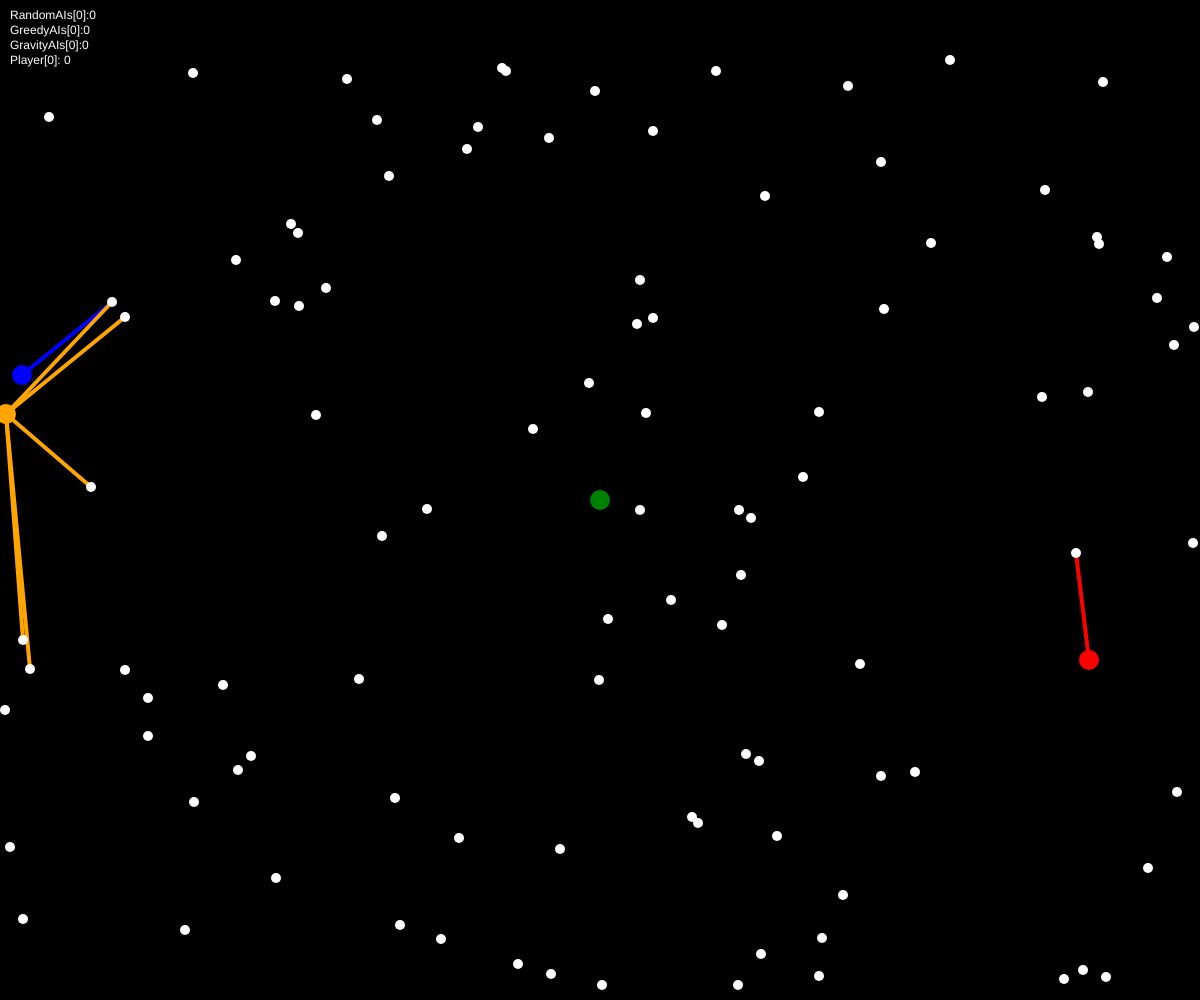
Frame 1 (no input)
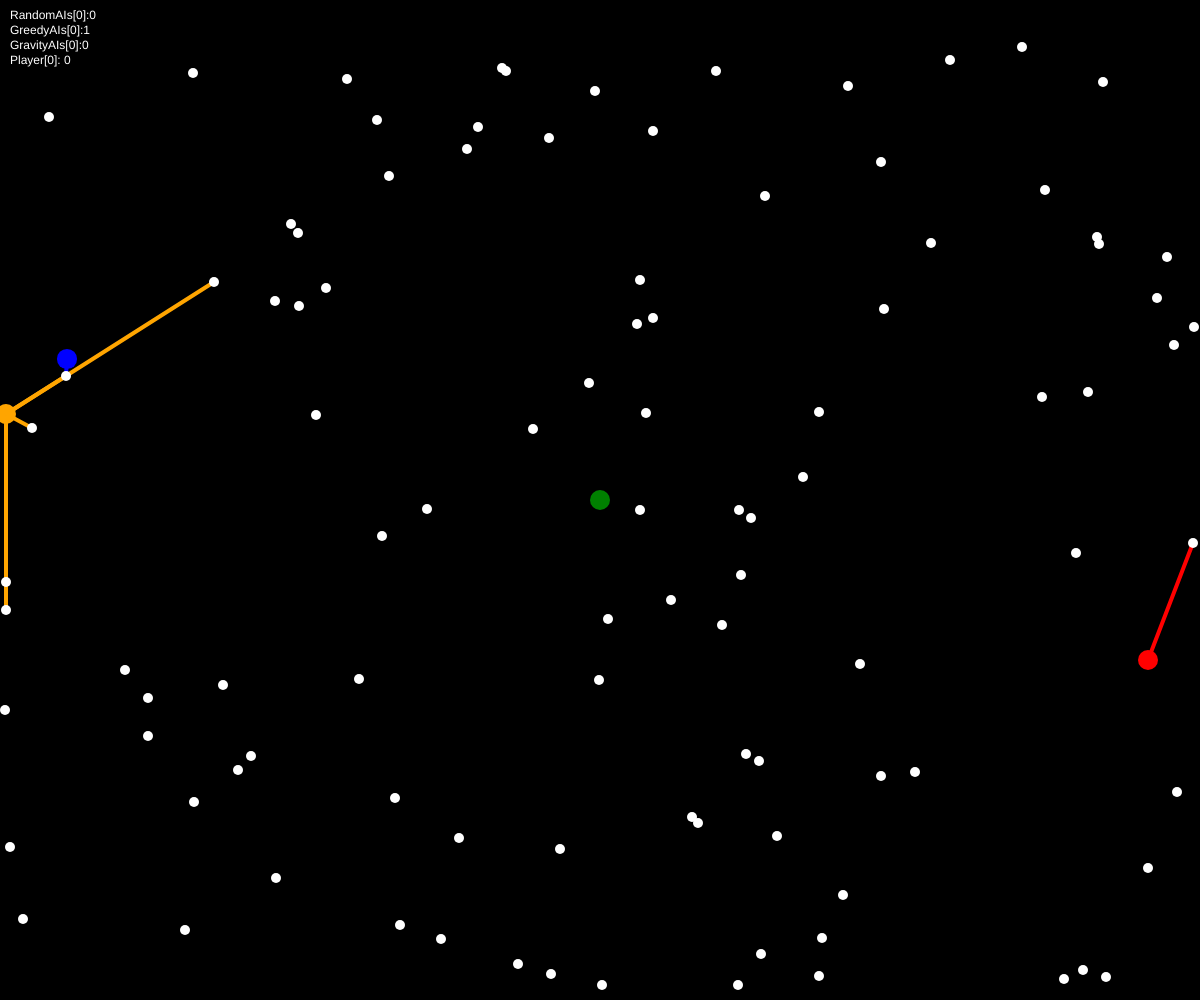
Frame 60 (no input)
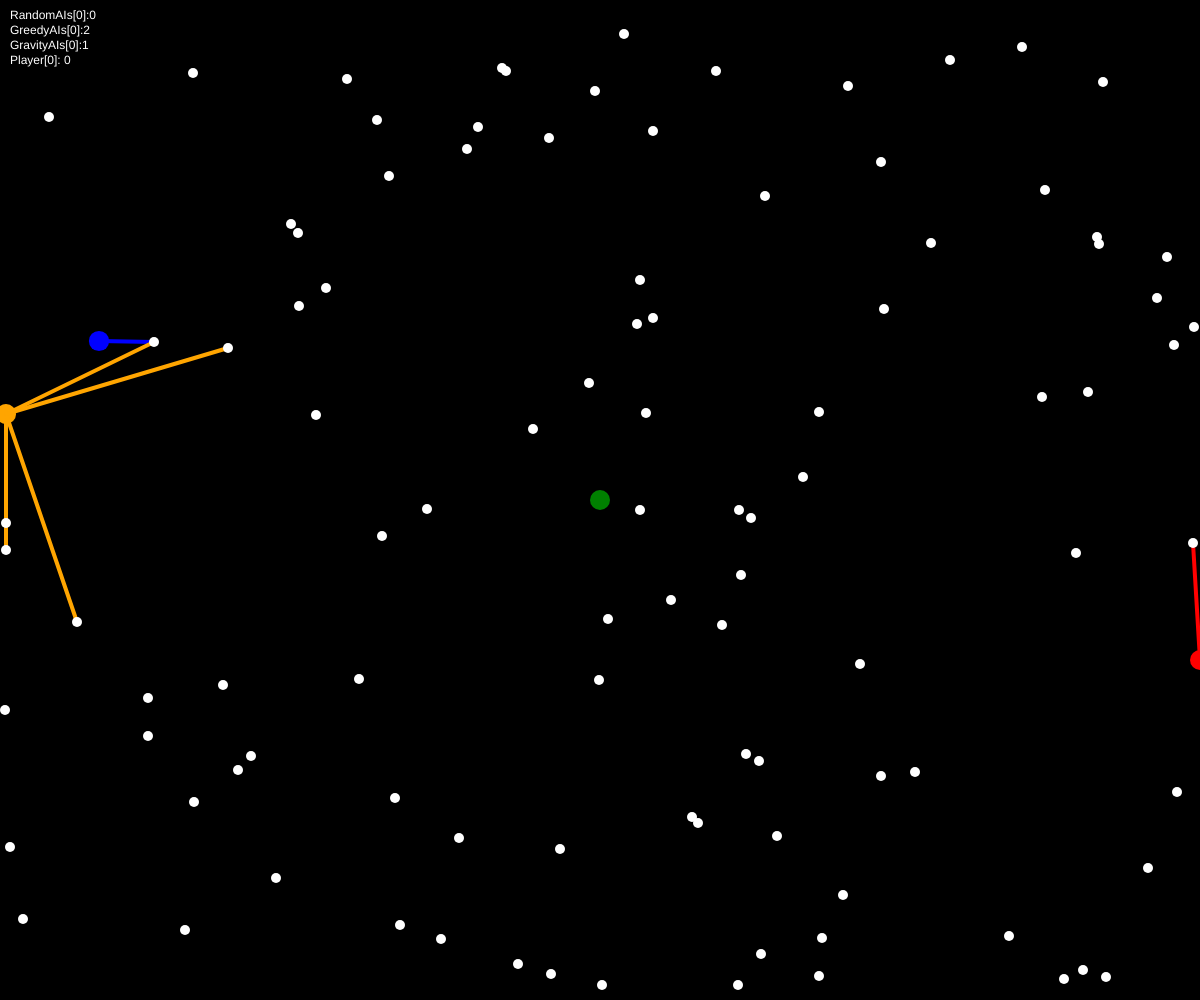
Frame 120 (the mouse pressed at the canvas centre since frame 60)

The p5.js sketch that drew these frames (run headless with seeded random() and noise() and a simulated clock; from frame 60 on, the mouse is pressed at the canvas centre):

// p5.js sketch
// ── sketch.js
let Players = [];
let Pellets = [];

let RandomAIs = [];
let BasicAIs = [];
let GreedyAIs = [];
let SpeedBasicAIs = [];
let GravityAIs = [];

const MAX_RADIUS = 70;

const INIT_PELLET_NUM = 100;

function setup() {
	createCanvas(windowWidth, windowHeight);
	background(0);

	// Create the Player
	Player1 = new Player(windowWidth/2, windowHeight/2, 2, 2, 10);
	Players.push(Player1);
	
	// Initial Generation of Pellets
	PopulatePellets(Pellets);

	// Create Adversaries for the Player
	let FirstAI = new RandomAI(ChooseRandomNumber(0, windowWidth), ChooseRandomNumber(0, windowHeight), 10, 1, 1, 1);
	RandomAIs.push(FirstAI);

	//let FirstBasicAI = new BasicAI();
	//BasicAIs.push(FirstBasicAI);

	//let FirstGreedyAI = new GreedyAI(windowWidth/2, windowHeight/2, 10, 1, 1, 1);
	let FirstGreedyAI = new GreedyAI(ChooseRandomNumber(0,windowWidth), ChooseRandomNumber(0, windowHeight), 10, 1, 1, 1);
	GreedyAIs.push(FirstGreedyAI);

	//let FirstSpeedBasicAI = new SpeedBasicAI();
	//SpeedBasicAIs.push(FirstSpeedBasicAI);

	let FirstGravityAI = new GravityAI(ChooseRandomNumber(0,windowWidth), ChooseRandomNumber(0, windowHeight), 10, 1, 1, 1);
	GravityAIs.push(FirstGravityAI);

	//frameRate(60);
}

function draw() {
	gameLoop();
}

function gameLoop()
{
	//console.log(getFrameRate());

	// Set the background
	background(0);

	// Draw the player
	drawPlayer();

	// Draw the AI
	drawRandomAI(RandomAIs);

	// Draw Basic AI
	drawBasicAI(BasicAIs);

	// Draw Greedy AI
	drawGreedyAI(GreedyAIs);

	// Draw SpeedBasicAI
	drawSpeedBasicAI(SpeedBasicAIs);

	// Draw GravityAI
	drawGravityAI(GravityAIs);

	// Draw all pellets
	drawPellet(Pellets);


	// Player Action
	for (let i = 0; i < Players.length; i++)
	{
		Players[i].eat(Pellets);
		Players[i].move();
		Players[i].consume(); 
	}
	// Adversary Action(s)

	for (let i = 0; i < RandomAIs.length; i++)
	{
		if (frameCount % 60 == 0)
		{
			RandomAIs[i].pickDirection();
		}
		RandomAIs[i].move();
		RandomAIs[i].eat(Pellets);
		RandomAIs[i].consume();
	}

	for (let j = 0; j < BasicAIs.length; j++)
	{
		BasicAIs[j].move();
		BasicAIs[j].eat(Pellets);
		BasicAIs[j].consume();
	}

	for (let j = 0; j < GreedyAIs.length; j++)
	{
		GreedyAIs[j].move();
		GreedyAIs[j].eat(Pellets);
		GreedyAIs[j].consume();
	}

	for (let j = 0; j < SpeedBasicAIs.length; j++)
	{
		SpeedBasicAIs[j].boostmove();
		SpeedBasicAIs[j].eat(Pellets);
		SpeedBasicAIs[j].consume();
	}

	for (let j = 0; j < GravityAIs.length; j++)
	{
		GravityAIs[j].pull();
		GravityAIs[j].eat(Pellets);
		GravityAIs[j].consume();
	}

	// Current Score
	printScore();

	// Pellet Action
	MakePellet();
}

function printScore()
{
	let output_string = "";
	
	for (let i = 0; i < RandomAIs.length; i++)
	{
		output_string += `RandomAIs[${i}]:${RandomAIs[i].score}\n`;
	}

	for (let j = 0; j < BasicAIs.length; j++)
	{
		output_string += `BasicAIs[${j}]:${BasicAIs[j].score}\n`;
	}

	for (let j = 0; j < GreedyAIs.length; j++)
	{
		output_string += `GreedyAIs[${j}]:${GreedyAIs[j].score}\n`;
	}

	for (let i = 0; i < SpeedBasicAIs.length; i++)
	{
		output_string += `SpeedBasicAIs[${i}]:${SpeedBasicAIs[i].score}\n`;
	}

	for (let i = 0; i < GravityAIs.length; i++)
	{
		output_string += `GravityAIs[${i}]:${GravityAIs[i].score}\n`;
	}

	for (let i = 0; i < Players.length; i++)
	{
		output_string += `Player[${i}]: ${Players[i].score}\n`;
	}
	//console.log(output_string);

	//fill(255);
	text(output_string, 10, 10, 70, 80); // Text wraps within text box
}

function drawPlayer()
{
	for (let player = 0; player < Players.length; player++)
	{
		noStroke();
		fill('green');
		ellipse(Players[player].x, Players[player].y, 2*Players[player].r, 2*Players[player].r);
	}
}

function drawRandomAI(AIArray)
{
	for (let i = 0; i < AIArray.length; i++)
	{
		noStroke();
		fill('red');
		ellipse(AIArray[i].x, AIArray[i].y, 2*AIArray[i].r, 2*AIArray[i].r);
		drawLineFromAgentToPellet('red', AIArray[i])
	}
}

function drawBasicAI(AIArray)
{
	for (let i = 0; i < AIArray.length; i++)
	{
		noStroke();
		fill('yellow');
		ellipse(AIArray[i].x, AIArray[i].y, 2*AIArray[i].r, 2*AIArray[i].r);
		drawLineFromAgentToPellets('yellow', AIArray[i])
	}

	// Draw a thin line from AI position to the pellet position
}


function drawGreedyAI(AIArray)
{
	for (let i = 0; i < AIArray.length; i++)
	{
		noStroke();
		fill('blue');
		ellipse(AIArray[i].x, AIArray[i].y, 2*AIArray[i].r, 2*AIArray[i].r);
		drawLineFromAgentToPellets('blue', AIArray[i])
	}
}

function drawSpeedBasicAI(AIArray)
{
	for (let i = 0; i < AIArray.length; i++)
	{
		noStroke();
		fill('green');
		ellipse(AIArray[i].x, AIArray[i].y, 2*AIArray[i].r, 2*AIArray[i].r);
		drawLineFromAgentToPellet('green', AIArray[i])
	}
}

function drawGravityAI(AIArray)
{
	for (let i = 0; i < AIArray.length; i++)
	{
		noStroke();
		fill('orange');
		ellipse(AIArray[i].x, AIArray[i].y, 2*AIArray[i].r, 2*AIArray[i].r);

		drawLineFromAgentToPellets('orange', AIArray[i]);
	}
}

function drawLineFromAgentToPellet(text_color, agent)
{
	stroke(text_color);
	strokeWeight(4);
	line(agent.x, agent.y, agent.targetPellet.x, agent.targetPellet.y);
}

function drawLineFromAgentToPellets(text_color, agent)
{
	stroke(text_color);
	strokeWeight(4);
	
	for (let counter = 0; counter < agent.targetPellets.length; counter++)
	{
		line(agent.x, agent.y, agent.targetPellets[counter].x, agent.targetPellets[counter].y);
	}
}


function drawPellet(_Pellets)
{
	for (let i = 0; i < Pellets.length; i++)
	{
		noStroke();
		fill('white');
		ellipse(_Pellets[i].x, _Pellets[i].y, 10, 10);
	}
}

function PlacePellet(x, y)
{
	let placedPellet = new Pellet(x, y, 5);
	Pellets.push(placedPellet);
}


function PopulatePellets(_Pellets)
{
	for (let i = 0; i < INIT_PELLET_NUM; i++)
	{
		// createPellet()
		let aPellet = new Pellet(ChooseRandomNumber(0, windowWidth), ChooseRandomNumber(0, windowHeight), 5);
		_Pellets.push(aPellet);
	}
}

function MakePellet()
{
	// Some function dependant on the current number of pellets
	// And which 'pellet' season Winter, Spring, Summer, Fall
	
	if (frameCount % 30 == 0)
	{
		let aPellet = new Pellet(ChooseRandomNumber(0, windowWidth), ChooseRandomNumber(0, windowHeight), 5);
		Pellets.push(aPellet);	
	}
}

function calculateDistance(x1, y1, x2, y2)
{
	let dist_x = (x2 - x1)**2;
	let dist_y = (y2 - y1)**2;

	return Math.sqrt(dist_x + dist_y);
}

function ChooseRandomNumber(_min, _max)
{
	return Math.floor(Math.random()*Math.floor(_max) + _min);
}



// ── BasicAI.js
class BasicAI {
	constructor(_x = windowWidth / 2, _y = windowHeight / 2, _r = 10, _dir = 0, _velx = 1, _vely = 1) {
		this.x = _x;
		this.y = _y;
		this.r = _r;

		// Velocity
		this.velx = _velx;
		this.vely = _vely;

		// Direction it's moving in
		// 0 - no movement
		// 1 - right
		// 2 - up
		// 3 - left
		// 4 - down
		this.dir = _dir;

		// Initializes which pellet they want to get
		this.score = 0;
		this.targetPellets = [];
		this.pelletIndices = [];

		let start_index = ChooseRandomNumber(0, Pellets.length);
		this.pelletIndices.push(start_index);
		for (let i = 0; i < this.pelletIndices.length; i++)
		{
			this.targetPellets.push(Pellets[this.pelletIndices[i]]);
		}
	}

	eat(_Pellets) {
		for (let i = _Pellets.length - 1; i >= 0; i--) {
			if (calculateDistance(this.x, this.y, _Pellets[i].x, _Pellets[i].y) <= (this.r + _Pellets[i].r)) {
				// Delete the pellet from the array
				//console.log("Pellet is eaten");
				//console.log(`Pellet index ${i}`);

				// Removes pellet from the array
				_Pellets.splice(i, 1);

				// Generate a new Pellet in it's place 
				this.grow();

				// Increase score
				this.score += 1;
			}
		}
	}

	move() 
	{
		for (let i = 0; i < this.targetPellets.length; i++) {
			if (this.doesPelletExist(this.targetPellets[i])) {
				if (this.x < this.targetPellets[i].x) {
					this.x += this.velx;
				}
				if (this.x > this.targetPellets[i].x) {
					this.x -= this.velx;
				}
				if (this.y < this.targetPellets[i].y) {
					this.y += this.vely;
				}
				if (this.y > this.targetPellets[i].y) {
					this.y -= this.vely;
				}
			} else {
				this.pickNewPellet();
			}
		}
	}

	
	doesPelletExist(search_pellet) {
		return Pellets.find((elem) => {
			return elem.x == search_pellet.x && elem.y == search_pellet.y;
		});
	}

	pickNewPellet()
	{
		if (Pellets.length == 0)
		{	
			return;
		}

		while (this.pelletIndices.length > 0)
		{
			this.pelletIndices.pop();
		}

		while (this.targetPellets.length > 0)
		{
			this.targetPellets.pop()
		}

		let start_index = ChooseRandomNumber(0, Pellets.length);
		this.pelletIndices.push(start_index);
		for (let i = 0; i < this.pelletIndices.length; i++)
		{
			this.targetPellets.push(Pellets[this.pelletIndices[i]]);
		}
	}

	consume() {
		// If this radius is bigger than default size
		if (this.r > 10) {
			// Shrink the size
			this.r *= 0.9999;
		}
	}

	grow()
	{
		if (this.r < MAX_RADIUS)
		{
			this.r *= 1.01;
		}
	}
	


}

// ── GravityAI.js
const NUM_TARGET_PELLETS = 5;

class GravityAI {
	constructor(_x = windowWidth / 2, _y = windowHeight / 2, _r = 10, _dir = 0, _velx = 1, _vely = 1) {
		this.x = _x;
		this.y = _y;
		this.r = _r;

		// Velocity
		this.velx = _velx;
		this.vely = _vely;

		// Direction it's moving in
		// 0 - no movement
		// 1 - right
		// 2 - up
		// 3 - left
		// 4 - down
		this.dir = _dir;


        this.targetPellets = [];
        this.pelletIndices = [];
        // Initializes which pellet they want to get 
        this.pickNewPellets();

        this.score = 0;
	}

	eat(_Pellets) {
		for (let i = _Pellets.length - 1; i >= 0; i--) {
			if (calculateDistance(this.x, this.y, _Pellets[i].x, _Pellets[i].y) <= (this.r + _Pellets[i].r)) {
				// Delete the pellet from the array
				//console.log("Pellet is eaten");
				//console.log(`Pellet index ${i}`);

				// Removes pellet from the array
				_Pellets.splice(i, 1);

				// Generate a new Pellet in it's place 
                this.grow();
                this.score += 1;
			}
		}
	}

	pull() 
	{
        if (this.targetPellets.length == 0)
        {
            this.pickNewPellets();
        }
        for (let counter = 0; counter < this.targetPellets.length; counter++)
        {
            let search_pellet = this.doesPelletExist(this.targetPellets[counter]);
            //console.log(search_pellet);
            if (this.doesPelletExist(this.targetPellets[counter]))
            {
                this.movePelletTowardsAgent(this.targetPellets[counter]);
            }
            else
            {
                this.pickNewPellets();
            }
        }
	}

	doesPelletExist(search_pellet)
	{
		return Pellets.find(elem => {return elem.x == search_pellet.x && elem.y == search_pellet.y;});
    }
    
    movePelletTowardsAgent(aPellet)
    {
        if (this.x > aPellet.x)
        {
            // Move the pellet towards the agent
            aPellet.x += this.velx;
        }
        if (this.x < aPellet.x)
        {
            // Move the pellet towards the agent
            aPellet.x -= this.velx;
        }

        if (this.y > aPellet.y)
        {
            // Move the pellet towards the agent
            aPellet.y += this.vely;
        }
        if (this.y < aPellet.y)
        {
            // Move the pellet towards the agent
            aPellet.y -= this.vely;
        }
    }

	pickNewPellets()
	{
		if (Pellets.length == 0)
		{	
			return;
        }
        
        // Initializes which pellet they want to get 
        const distanceFromPellet = Pellets.map
        ( (aPellet, index) =>
            {
                return [calculateDistance(this.x, this.y, aPellet.x, aPellet.y), index];
            }        
        )

        //console.log(distanceFromPellet);
    
        // Sort Pellets by distance, grab the first 3 put into the 'target pellet class'
        distanceFromPellet.sort( (a, b) => {
            return a[0] - b[0];
        });

        //console.log(distanceFromPellet); // Sorted by their distance

        // If the array is not empty, empty it

        while(this.targetPellets.length > 0)
        {
            this.targetPellets.pop();
        }

        while(this.pelletIndices.length > 0)
        {
            this.pelletIndices.pop();
        }

        // Pick the min between NUM_TARGET_PELLETS and Pellets.length, and add it to our list
        let c = Math.min(NUM_TARGET_PELLETS, Pellets.length);
        for (let counter = 0; counter < c; counter++)
        {
            // Grab the first counter pellets from the array, and push them unto the indices
            this.pelletIndices.push(distanceFromPellet[counter][1]);

            // Use that index to grab the pellet
            this.targetPellets.push(Pellets[distanceFromPellet[counter][1]]);
        }

        //console.log(`The pelletIndices array is ${this.pelletIndices}`);
        //console.log(`The target pellets is:`);
        //console.log(this.targetPellets);

        

    }
    
    consume() {
		// If this radius is bigger than default size
		if (this.r > 10) {
			// Shrink the size
			this.r *= 0.9999;
		}
    }
    
    grow()
    {
        if (this.r < MAX_RADIUS)
        {
            this.r *= 1.01;
        }
    }

	


}

// ── GreedyAI.js
class GreedyAI {
	constructor(
		_x = windowWidth / 2,
		_y = windowHeight / 2,
		_r = 10,
		_dir = 0,
		_velx = 1,
		_vely = 1
	) {
		this.x = _x;
		this.y = _y;
		this.r = _r;

		// Velocity
		this.velx = _velx;
		this.vely = _vely;

		// Direction it's moving in
		// 0 - no movement
		// 1 - right
		// 2 - up
		// 3 - left
		// 4 - down
		this.dir = _dir;

		this.targetPellets = [];
		this.pelletIndices = [];

		// Initializes which pellet they want to get
		this.pickNewPellet();

		this.score = 0;
	}

	eat(_Pellets) {
		for (let i = _Pellets.length - 1; i >= 0; i--) {
			if (
				calculateDistance(this.x, this.y, _Pellets[i].x, _Pellets[i].y) <=
				this.r + _Pellets[i].r
			) {
				// Delete the pellet from the array
				//console.log("Pellet is eaten");
				//console.log(`Pellet index ${i}`);

				// Removes pellet from the array
				_Pellets.splice(i, 1);

				// Generate a new Pellet in it's place
				this.grow();
				this.score += 1;
			}
		}
	}

	move() {
        
        if (this.targetPellets.length == 0)
        {
            this.pickNewPellet();
        }

		for (let i = 0; i < this.targetPellets.length; i++) {
			if (this.doesPelletExist(this.targetPellets[i])) {
				// console.log("Pellet exists and will move towards it");
				// console.log(
				// 	`My location x: ${this.x} | Target Pellet: ${this.targetPellets[i].x}`
				// );
				// console.log(
				// 	`My location y: ${this.y} | Target Pellet: ${this.targetPellets[i].y}`
				// );

				if (this.x < this.targetPellets[i].x) {
					this.x += this.velx;
				}
				if (this.x > this.targetPellets[i].x) {
					this.x -= this.velx;
				}
				if (this.y < this.targetPellets[i].y) {
					this.y += this.vely;
				}
				if (this.y > this.targetPellets[i].y) {
					this.y -= this.vely;
				}
			} else {
				this.pickNewPellet();
				console.log("Picking new pellet");
			}
		}
	}

	doesPelletExist(search_pellet) {
		return Pellets.find((elem) => {
			return elem.x == search_pellet.x && elem.y == search_pellet.y;
		});
	}

	pickNewPellet() {
        
		if (Pellets.length == 0) {
			return;
		}

		// Initializes which pellet they want to get
		const distanceFromPellet = Pellets.map((aPellet, index) => {
			return [calculateDistance(this.x, this.y, aPellet.x, aPellet.y), index];
		});

		//console.log(distanceFromPellet);

		let currentMin = Number.MAX_VALUE;
		let currentMinIndex = -1;
		for (let index = 0; index < distanceFromPellet.length; index++) {
			if (distanceFromPellet[index][0] < currentMin) {
				currentMin = distanceFromPellet[index][0];
				currentMinIndex = index;
			}
		}

		//console.log(currentMin);
		//console.log(currentMinIndex);

        while (this.pelletIndices.length > 0)
        {
            this.pelletIndices.pop();
        }

        
        while (this.targetPellets.length > 0)
        {
            this.targetPellets.pop();
        }

		this.pelletIndices.push(currentMinIndex);
		this.targetPellets.push(Pellets[distanceFromPellet[currentMinIndex][1]]);
	}

	consume() {
		// If this radius is bigger than default size
		if (this.r > 10) {
			// Shrink the size
			this.r *= 0.9999;
		}
	}

	grow() {
		if (this.r < MAX_RADIUS) {
			this.r *= 1.01;
		}
	}
}

// ── Pellet.js
class Pellet {
	constructor(_x = 0, _y = 0, _r = 10) {
		this.x = _x;
		this.y = _y;
		this.r = _r;
	}
}

// ── Player.js
// Draw a ball on the screen with a position
class Player {
	constructor(_x = windowWidth / 2, _y = windowHeight / 2, _velx = 1, _vely = 1, _r = 10) {
		this.x = _x;
		this.y = _y;
		this.velx = _velx;
		this.vely = _vely;
		this.r = _r;
		this.score = 0;
	}

	move(keyCode) {
		if (keyIsDown(LEFT_ARROW) || keyIsDown(65)) {
			this.x -= this.velx;
		}
		if (keyIsDown(RIGHT_ARROW) || keyIsDown(68)) {
			this.x += this.velx;
		}
		if (keyIsDown(UP_ARROW) || keyIsDown(87)) {
			this.y -= this.vely;
		}
		if (keyIsDown(DOWN_ARROW) || keyIsDown(83)) {
			this.y += this.vely;
		}
	}

	eat(_Pellets) {
		for (let i = _Pellets.length - 1; i >= 0; i--) {
			if (calculateDistance(this.x, this.y, _Pellets[i].x, _Pellets[i].y) <= (this.r + _Pellets[i].r)) {
				
				// Delete the pellet from the array
				//console.log("Pellet is eaten");
				//console.log(`Pellet index ${i}`);

				// Removes pellet from the array
				_Pellets.splice(i, 1);

				// Generate a new Pellet in it's place 
				this.grow();
				this.score += 1;
			}
		}
	}

	consume() {
		// If this radius is bigger than default size
		if (this.r > 10) {
			// Shrink the size
			this.r *= 0.9999;
		}
	}

	grow()
	{
		if (this.r < MAX_RADIUS)
		{
			this.r *= 1.01;
		}
	}

}

// ── RandomAI.js
class RandomAI {
	constructor(
		_x = windowWidth / 2,
		_y = windowHeight / 2,
		_r = 10,
		_dir = 0,
		_velx = 1,
		_vely = 1
	) {
		this.x = _x;
		this.y = _y;
		this.r = _r;

		// Velocity
		this.velx = _velx;
		this.vely = _vely;

		// Direction it's moving in
		// 0 - no movement
		// 1 - right
		// 2 - up
		// 3 - left
		// 4 - down
		this.dir = _dir;

		this.pickNewPellet();
	
		this.score = 0;
	}

	pickDirection() {
		this.dir = Math.floor(Math.random() * Math.floor(5));
	}

	move() {
		if (this.dir == 0) {
		} else if (this.dir == 1) {
			if (this.x + this.velx <= windowWidth) {
				this.x += this.velx;
			}
		} else if (this.dir == 2) {
			if (this.y - this.vely >= 0) {
				this.y -= this.vely;
			}
		} else if (this.dir == 3) {
			if (this.x - this.velx >= 0) {
				this.x -= this.velx;
			}
		} else if (this.dir == 4) {
			if (this.y + this.vely <= windowHeight) {
				this.y += this.vely;
			}
		} else {
			throw "Invalid direction.";
		}

		this.pickNewPellet();
	}

	eat(_Pellets) {
		for (let i = _Pellets.length - 1; i >= 0; i--) {
			if (
				calculateDistance(this.x, this.y, _Pellets[i].x, _Pellets[i].y) <=
				this.r + _Pellets[i].r
			) {
				// Delete the pellet from the array
				//console.log(`Pellet index ${i}`);

				// Removes pellet from the array
				_Pellets.splice(i, 1);

				// Generate a new Pellet in it's place
				this.r *= 1.02;

				// Add 1 to the score
				this.score += 1;
			}
		}
	}

	consume() {
		// If this radius is bigger than default size
		if (this.r > 10) {
			// Shrink the size
			this.r *= 0.999;
		}
	}

	doesPelletExist() {
		return Pellets.find((elem) => {
			return elem.x == this.targetPellet.x && elem.y == this.targetPellet.y;
		});
	}

	pickNewPellet() {
		if (Pellets.length == 0) {
			return;
		}

		// Initializes which pellet they want to get
		const distanceFromPellet = Pellets.map((aPellet, index) => {
			return [calculateDistance(this.x, this.y, aPellet.x, aPellet.y), index];
		});
		//console.log(distanceFromPellet);

		let currentMin = Number.MAX_VALUE;
		let currentMinIndex = -1;
		for (let index = 0; index < distanceFromPellet.length; index++) {
			if (distanceFromPellet[index][0] < currentMin) {
				currentMin = distanceFromPellet[index][0];
				currentMinIndex = index;
			}
		}

		this.pelletIndex = currentMinIndex;
		this.targetPellet = {
			x: Pellets[this.pelletIndex].x,
			y: Pellets[this.pelletIndex].y,
		};
	}

	consume() {
		// If this radius is bigger than default size
		if (this.r > 10) {
			// Shrink the size
			this.r *= 0.999;
		}
	}
}

// ── SpeedBasicAI.js
class SpeedBasicAI {
	constructor(_x = windowWidth / 2, _y = windowHeight / 2, _r = 10, _dir = 0, _velx = 1, _vely = 1, _boost = 2) {
		this.x = _x;
		this.y = _y;
		this.r = _r;

		// Velocity
		this.velx = _velx;
		this.vely = _vely;

		// Direction it's moving in
		// 0 - no movement
		// 1 - right
		// 2 - up
		// 3 - left
		// 4 - down
		this.dir = _dir;

		// Initializes which pellet they want to get
		this.pelletIndex = ChooseRandomNumber(0, Pellets.length),
		this.targetPellet = 
		{
			x : Pellets[this.pelletIndex].x,
			y : Pellets[this.pelletIndex].y
		}

		this.score = 0;

        this.boost = _boost;
	}

	eat(_Pellets) {
		for (let i = _Pellets.length - 1; i >= 0; i--) {
			if (calculateDistance(this.x, this.y, _Pellets[i].x, _Pellets[i].y) <= (this.r + _Pellets[i].r)) {
				// Delete the pellet from the array
				//console.log("Pellet is eaten");
				//console.log(`Pellet index ${i}`);

				// Removes pellet from the array
				_Pellets.splice(i, 1);

				// Generate a new Pellet in it's place 
				this.r *= 1.02;

				// Increase score
				this.score += 1;
			}
		}
	}

	move() 
	{
		if (this.doesPelletExist())
		{
			if (this.x < this.targetPellet.x)
			{
                this.dir = 1;
				this.x += this.velx;
			}
			else if (this.x > this.targetPellet.x)
			{
                this.dir = 3;
				this.x -= this.velx;
			}
			else if (this.y < this.targetPellet.y)
			{
                this.dir = 2;
				this.y += this.vely;
			}
			else if (this.y > this.targetPellet.y)
			{
                this.dir = 4;
				this.y -= this.vely;
			}
			else
			{
				// Node was found
			}
		}
		else
		{
			this.pickNewPellet();
		}
    }
    
    boostmove()
    {
        // Find the distance in the x direction
        // Find the distance in the y direction

        let x_distance = calculateDistance(this.x, 0, this.targetPellet.x, 0);
        let y_distance = calculateDistance(0, this.y, 0, this.targetPellet.y);

        if (Math.abs(x_distance) > this.boost)
        {
             // Then we should use the boost velocity
            if (this.x < this.targetPellet.x )
            {
                // Position to the left
                this.x += this.boost;
            }
            else
            {
                // Position to the right
                this.x -= this.boost;
            }
        }
        if (Math.abs(y_distance) > this.boost)
        {
            // Move in correct direction by boost velocity rather than normal velocity
            if (this.y < this.targetPellet.y)
            {
                // Move up
                this.y += this.boost;
            }
            else
            {
                // Move down
                this.y -= this.boost;
            }
        }
        this.move();
        // Then we should use the regular velocity 

    }
	
	doesPelletExist()
	{
		return Pellets.find(elem => {return elem.x == this.targetPellet.x && elem.y == this.targetPellet.y;})
	}

	pickNewPellet()
	{
		if (Pellets.length == 0)
		{	
			return;
		}
		this.pelletIndex = ChooseRandomNumber(0, Pellets.length);
		this.targetPellet = 
		{
			x : Pellets[this.pelletIndex].x,
			y : Pellets[this.pelletIndex].y
		}
	}

	consume() {
		// If this radius is bigger than default size
		if (this.r > 10) {
			// Shrink the size
			this.r *= 0.999;
		}
	}

	boost() {
		// If the distance on the from this.x and target.x is greater than PARAM1
		// Instead of moving 1 unit, move 2 units
	}
	


}
